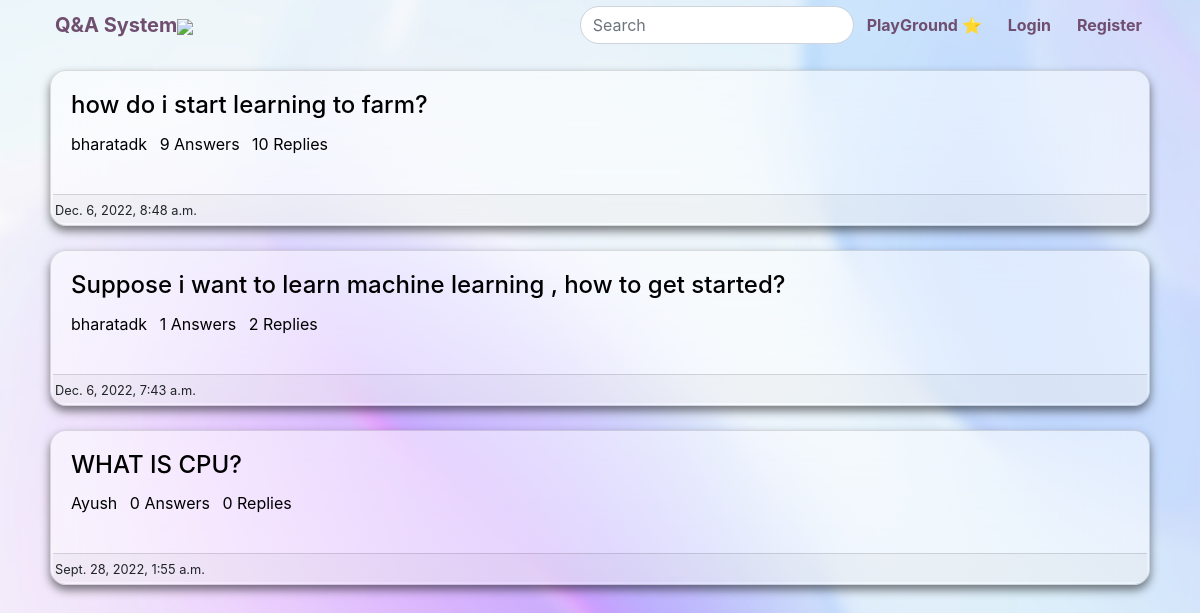
The page / on the database its author committed.
### QnAbase/models.py (models this page shows, shortened)
class Question(models.Model):
    user = models.ForeignKey(User,on_delete=models.CASCADE)
    title = models.CharField(max_length=1000)
    add_time = models.DateTimeField(auto_now_add=True)

### QnAbase/views.py (the view)
# urls.py: 2. Add a URL to urlpatterns:  path('', views.home, name='home')
def home(request):
	quests=Question.objects.annotate(total_comments=Count('answer__comment')).all().order_by('-id')
	paginator=Paginator(quests,10)
	page_num=request.GET.get('page',1)
	quests=paginator.page(page_num)
	return render(request,'home.html',{'quests':quests,'nbar':'home_css'})

### templates/home.html (shortened to what this page needs)
{% extends "base.html" %} {% block start %}
<div class="container custom-container" >
    {% for quest in quests %}
    <div class="card mb-4 custom-blur" style="margin-top: 0px;">
        <div class="card-body text-black">
            <h4 class="card-title text-black">
                <a href="/detail/{{quest.id}}" class="text-black">{{quest.title}}</a>
            </h4>
            <p>
                <a href="#" class="mr-2 text-black">{{quest.user.username}}</a>
                <a href="/detail/{{quest.id}}" class="mr-2 text-black">{{quest.answer_set.count}} Answers</a>
                <a href="/detail/{{quest.id}}" class="mr-2 text-black">{{quest.total_comments}} Replies</a>
            </p>
        </div>
        <div class="card-footer" style="margin: 2px; padding: 2px;">
            <small>{{quest.add_time}}</small>
        </div>
    </div>
    {% endfor %}
</div>
 {% endblock %}

### static/css/custom.css (style rules this page uses)
.custom-blur { border-radius: 1em; background-color: rgba(255, 255, 255, 0.5); backdrop-filter:blur(40px); box-shadow: 0px 5px 10px 0px rgba(0, 0, 0, 0.5); }
.custom-container { height: calc(100vh - 20vh); overflow: auto; padding: 20px; box-sizing: border-box; margin-top:10px; }

### static/css/signin.css (style rules this page uses)
body { background: antiquewhite; }

### templates/base.html (style rules this page uses)
.text-black { color:black; }

### rows shown on the page
Question: title "how do i start learning to farm?", user.username "bharatadk", answer_set.count "9", total_comments "10", add_time "Dec. 6, 2022, 8:48 a.m."
Question: title "Suppose i want to learn machine learning , how to get started?", user.username "bharatadk", answer_set.count "1", total_comments "2", add_time "Dec. 6, 2022, 7:43 a.m."
Question: title "WHAT IS CPU?", user.username "Ayush", answer_set.count "0", total_comments "0", add_time "Sept. 28, 2022, 1:55 a.m."
